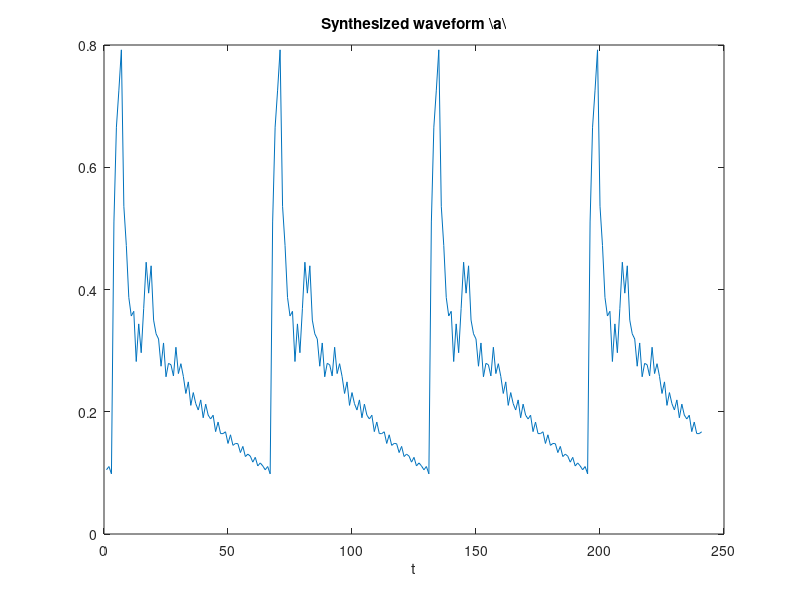

MATLAB code to generate this figure:
% for p=10 model of sound 'a'
a = [1,-0.420287293299905,-0.0167760932776719,-0.104562761984595,0.689852617695652,-0.361632554947867,0.140248097569097,-0.203610014001556,0.444672696487985,-0.120304813366367,-0.0794124187832130;];
sigma = 0.407359140844486;
F0 = 125;
Fs = 8000;

% Generating the impulse train
T0 = round(1/F0);
t = 0:1/Fs:1;
imptrain = zeros(size(t));
imptrain(1:Fs/F0:end) = 1;
imptrain = imptrain*sigma;

S = zeros(8000,1);
for i=11:8000,
    S(i) = imptrain(i)- S(i-1:-1:i-10)'*a(2:end)';
end

Sd = zeros(8000,1);
Sd(1) = S(i);
for i=11:8000,
    Sd(i) = 0.975*Sd(i-1) + S(i);
end

Ssyn = Sd(11:2410);
figure(1)
plot(Ssyn(500:740))
title('Synthesized waveform \a\')
xlabel('t')



